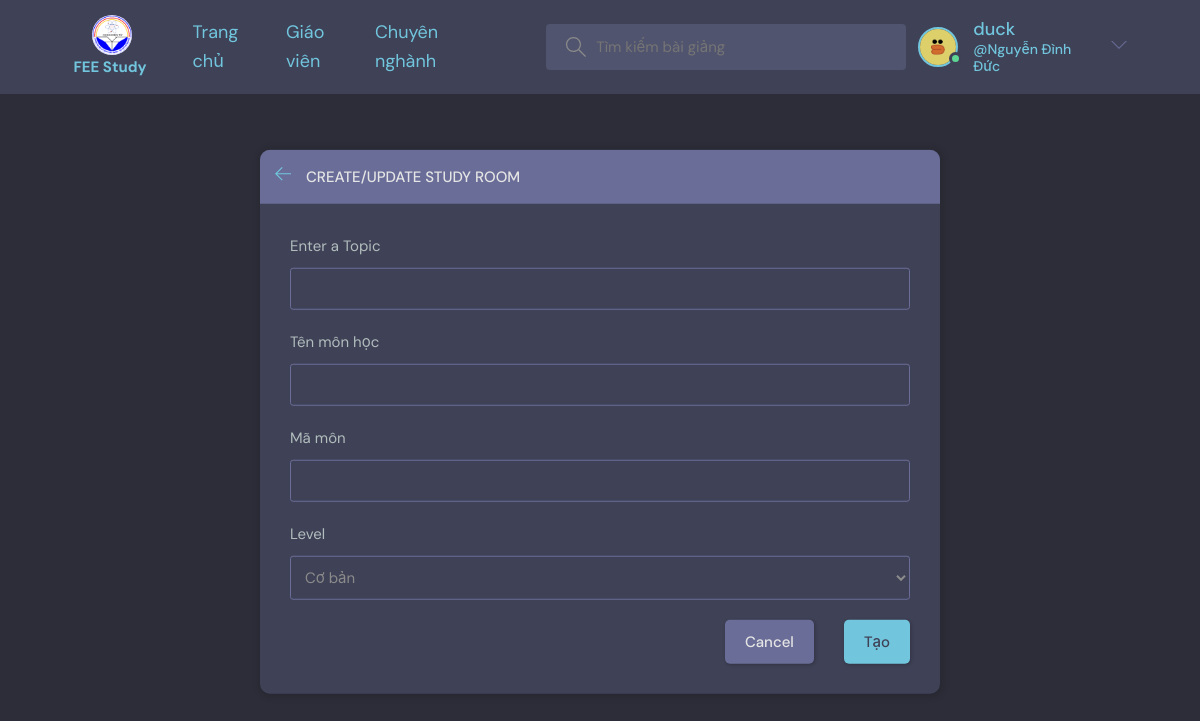
The page /create-subject/ (signed in) on the database its author committed.
### base/models.py (models this page shows, shortened)
class User(AbstractUser):
    student = 'SV'
    teacher = 'GV'
    admin = 'AD'
    modelaccess = [(student,'SV'),(teacher,'GV'),(admin,'AD')]
    name = models.CharField(max_length=200, null=True)
    email = models.EmailField(unique=True, null=True)
    access = models.CharField(choices=modelaccess,default=student,max_length=2)
    avatar = models.ImageField(upload_to='avatars',null=True, default="avatar.svg")

class subject(models.Model):
    fkmajor = models.ForeignKey(major,on_delete=models.SET_NULL,null=True)
    host = models.ForeignKey(User, on_delete=models.SET_NULL, null=True)
    subjectcode = models.CharField(primary_key=True,max_length=10)
    name = models.CharField(max_length=200)
    modelaccess = (('0','Cơ bản'),('1','Cơ sở'),('2','Chuyên ngành'))
    access = models.CharField(choices=modelaccess,default='0',max_length=2)
    description = models.TextField(null=True, blank=True)
    participants = models.ManyToManyField(
        User, related_name='participants', blank=True)
    updated = models.DateTimeField(auto_now=True)
    created = models.DateTimeField(auto_now_add=True)
    class Meta:
        ordering = ['-updated', '-created']

### base/views.py (the view, shortened to what this page needs)
# urls.py: path('create-subject/', views.createSubject, name="create-subject"),
@login_required(login_url='login')
def createSubject(request):
    form = SubjectForm()
    majors = major.objects.all()
    sbj = subject.objects.all()
    context = {'form': form, 'majors':majors,'sbj':sbj}
    return render(request, 'base/subject_form.html', context)

### base/forms.py
class SubjectForm(ModelForm):
    class Meta:
        model = subject
        fields = '__all__'
        exclude = ['host','participans']

### base/templates/base/subject_form.html (shortened to what this page needs)
{% extends 'main.html' %}
{% block content %}
<main class="create-room layout">
  <div class="container">
    <div class="layout__box">
      <div class="layout__boxHeader">
        <div class="layout__boxTitle">
          <a href="{{request.META.HTTP_REFERER}}">
            <svg version="1.1" xmlns="http://www.w3.org/2000/svg" width="32" height="32" viewBox="0 0 32 32">
              <title>arrow-left</title>
              <path
                d="M13.723 2.286l-13.723 13.714 13.719 13.714 1.616-1.611-10.96-10.96h27.625v-2.286h-27.625l10.965-10.965-1.616-1.607z">
              </path>
            </svg>
          </a>
          <h3>Create/Update Study Room</h3>
        </div>
      </div>
      <div class="layout__body">
        <form class="form" action="" method="POST">
          <div class="form__group">
            <label for="room_topic">Enter a Topic</label>
            <input required type="text" value="{{subject.major.name}}" name="major" list="subject-list" />
          </div>
          <div class="form__group">
            <label for="room_name">Tên môn học</label>
            {{form.name}}
          </div>
          <div class="form__group">
            <label for="room_name">Mã môn</label>
            {{form.subjectcode}}
          </div>
          <div class="form__group">
            <label for="room_topic">Level</label>
            {{form.access}}
          </div>
          <div class="form__action">
            <a class="btn btn--dark" href="{{request.META.HTTP_REFERER}}">Cancel</a>
            <button class="btn btn--main" type="submit">Tạo</button>
          </div>
        </form>
      </div>
    </div>
  </div>
</main>
{% endblock content %}

### templates/navbar.html (shortened to what this page needs)
{% load static %}
<header class="header header--loggedIn">
    <div class="container">
        <div class="logo"><a href="{% url 'home' %}" class="header__logo">
            <img src="{% static 'images/logo1.png' %}" />
        </a>
        <a href="{% url 'home' %}" class="header__name" style="width: 76px">
        <h1>FEE Study</h1>
        </a></div>
        <div class="header__items">
            <li><a href="{% url 'home' %}">Trang chủ</a></li>
            <li><a href="{% url 'teacher' %}">Giáo viên</a></li>
            <li><a >Chuyên nghành</a>
            </li>
        </div>
        <form class="header__search" method="GET" action="{% url 'home' %}">
            <label>
                <input name="q" placeholder="Tìm kiếm bài giảng" />
            </label>
        </form>
        <nav class="header__menu">
            {% if request.user.is_authenticated %}
            <div class="header__user">
                <a href="{% url 'user-profile' user.id %}"">
                    <div class="avatar avatar--medium active">
                        <img src="{{request.user.avatar.url}}" />
                    </div>
                    <p>{{request.user.username}} <span>@{{request.user.name}}</span></p>
                </a>
                <button class="dropdown-button">
                    <svg version="1.1" xmlns="http://www.w3.org/2000/svg" width="32" height="32" viewBox="0 0 32 32">
                        <title>chevron-down</title>
                        <path d="M16 21l-13-13h-3l16 16 16-16h-3l-13 13z"></path>
                    </svg>
                </button>
            </div>
            {% else %}
            <a href="{% url 'login' %}">
                <img src="{% static 'images/avatar.svg' %}" />
                <p>Đăng nhập</p>
            </a>
            {% endif %}
        </nav>
    </div>
</header>

### rows shown on the page
User: user.avatar (picture), user.username "duck", user.name "Nguyễn Đình Đức"
